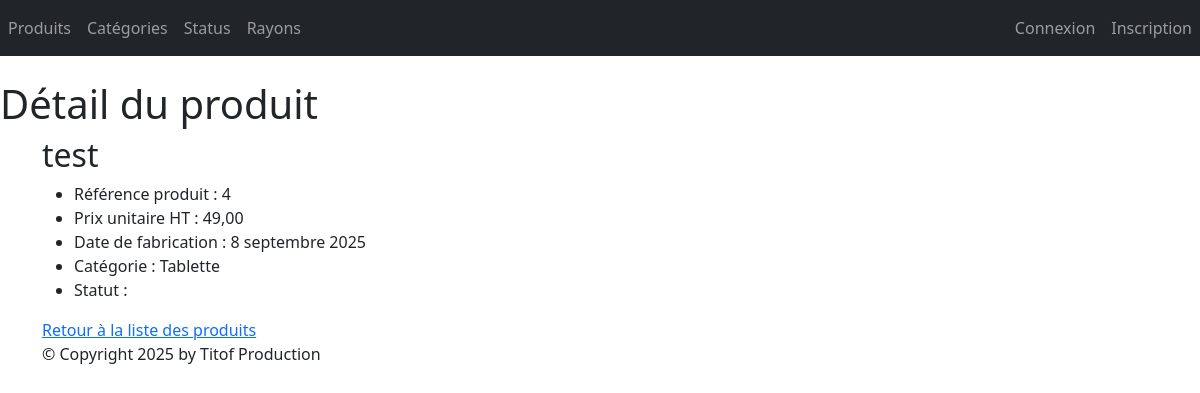
Page /monApp/produit/4/ on the committed database.
### monApp/models.py (models this page shows, shortened)
class Produit(models.Model):
    refProd = models.AutoField(primary_key=True)
    intituleProd = models.CharField(max_length=200)
    prixUnitaireProd = models.DecimalField(max_digits=10, decimal_places=2)
    dateFabProd = models.DateField(default=date.today)
    categorie = models.ForeignKey(Categorie, on_delete=models.CASCADE, related_name="produits_categorie", null=True, blank=True)
    status = models.ForeignKey(Statut, on_delete=models.CASCADE, related_name="produits_status",null=True, blank=True)

class Categorie(models.Model):
    idCat = models.AutoField(primary_key=True)
    nomCat = models.CharField(max_length=100)
    def __str__(self):
        return self.nomCat

### monApp/views.py (the view)
# urls.py: path("produit/<pk>/" ,views.ProduitDetailView.as_view(), name="dtl_prdt"),
class ProduitDetailView(DetailView):
    model = Produit
    template_name = "monApp/detail_produit.html"
    context_object_name = "prdt"
    def get_context_data(self, **kwargs):
        context = super(ProduitDetailView, self).get_context_data(**kwargs)
        context['titremenu'] = "Détail du produit"
        return context

### monApp/models.py (called while the page is built)
    def __str__(self):
        return self.libelleStatus

### monApp/templates/monApp/detail_produit.html
{% extends 'monApp/base.html' %}
{% block menu %}
    <h1>{{titremenu}}</h1>
{% endblock %}
{% block contenu %}
    <h2>{{ prdt.intituleProd }}</h2>
    <ul>
        <li>Référence produit : {{prdt.refProd }} </li>
        <li>Prix unitaire HT : {{ prdt.prixUnitaireProd }} </li>
        <li>Date de fabrication : {{ prdt.dateFabProd }} </li>
        <li>Catégorie : {{ prdt.categorie }} </li>
        <li>Statut : {{ prdt.status }}</li>
    </ul>
    <a href="{% url 'lst_prdts' %}">Retour à la liste des produits</a>
{% endblock %}

### static/styles.css (style rules this page uses)
h1 { color: red }

### rows in the picture
Produit: intituleProd "test", refProd "4", prixUnitaireProd "49,00", dateFabProd "8 septembre 2025", categorie "Tablette"

### other values in the picture
{{ titremenu }} "Détail du produit"
